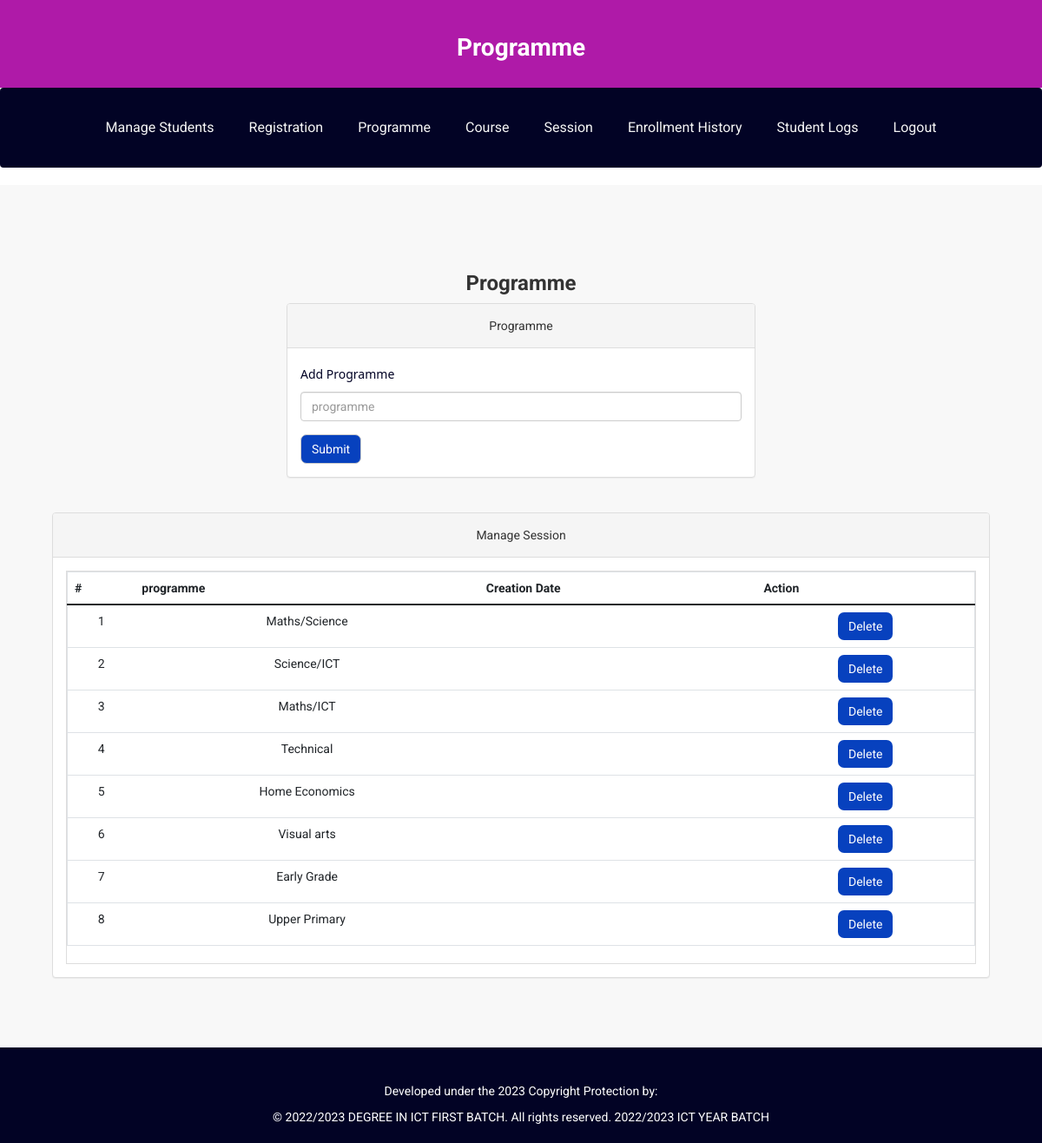
/onlinecourse/admin/department.php (signed in), run on the app's committed database.
### tables this page shows
CREATE TABLE `programme` (
  `id` int(11) NOT NULL,
  `program` varchar(255) NOT NULL,
  `category` varchar(255) NOT NULL
);

### onlinecourse/admin/department.php (the view, shortened to what this page needs)
<?php
include('includes/config.php');
if (strlen($_SESSION['alogin']) == 0) {
  header('location:index.php');
} else {
  ?>
  <!DOCTYPE html>
  <html xmlns="http://www.w3.org/1999/xhtml">
  <head>
    <link href="https://cdn.jsdelivr.net/npm/bootstrap@5.0.2/dist/css/bootstrap.min.css" rel="stylesheet"
>
    <link href="../assets/css/bootstrap.css" rel="stylesheet" />
    <link href="../assets/css/font-awesome.css" rel="stylesheet" />
    <link href="../assets/css/style.css" rel="stylesheet" />
  </head>
  <body>
    <div class="studensPortalHeader">
      <h1 class="studentPortal">Programme</h1>
    </div>
    <?php if ($_SESSION['alogin'] != "") {
      include('includes/menubar.php');
    }
    ?>
    <div class="content-wrapper">
      <div class="container">
        <div class="row">
          <div class="col-md-12">
            <h1 class="page-head-line">Programme </h1>
          </div>
        </div>
        <div class="row">
          <div class="col-md-3"></div>
          <div class="col-md-6">
            <div class="panel panel-default">
              <div class="panel-heading">
                Programme
              </div>
              <div class="panel-body">
                <form name="dept" method="post">
                  <div class="form-group">
                    <label for="Programme">Add Programme </label>
                    <input type="text" class="form-control" id="Programme" name="programme" placeholder="programme"
                      required />
                  </div>
                  <button type="submit" name="submit" class="btn btn-default">Submit</button>
                </form>
              </div>
            </div>
          </div>
        </div>
        <div class="col-md-12">
          <div class="panel panel-default">
            <div class="panel-heading">
              Manage Session
            </div>
            <div class="panel-body">
              <div class="table-responsive table-bordered">
                <table class="table">
                  <thead>
                    <tr>
                      <th>#</th>
                      <th>programme</th>
                      <th>Creation Date</th>
                      <th>Action</th>
                    </tr>
                  </thead>
                  <tbody>
                    <?php
                    $sql = mysqli_query($con, "select * from programme");
                    $cnt = 1;
                    while ($row = mysqli_fetch_array($sql)) {
                      ?>
                      <tr>
                        <td>
                          <?php echo $cnt; ?>
                        </td>
                        <td>
                          <?php echo htmlentities($row['program']); ?>
                        </td>
                        <td>
                        </td>
                        <td>
                          <a href="department.php?id=<?php echo $row['id'] ?>&del=delete"
                            onClick="return confirm('Are you sure you want to delete?')">
                            <button class="btn btn-primary">Delete</button>
                          </a>
                        </td>
                      </tr>
                      <?php
                      $cnt++;
                    } ?>
                  </tbody>
                </table>
              </div>
            </div>
          </div>
        </div>
      </div>
    </div>
    <?php include('includes/footer.php'); ?>
  </body>
  </html>
<?php } ?>

### onlinecourse/assets/css/style.css (style rules this page uses)
* { padding: 0; box-sizing: border-box; background-color: transparent; }
:root { --primaryColor: #af1aa8; --smoothWhite: rgb(247, 237, 246); --seconddary: #020325; }
body { font-family: "Roboto", sans-serif; line-height: 30px; }
.btn { border-radius: 7px; background-color: rgb(7, 65, 190) !important; color: white; font-weight: 400; }
.studensPortalHeader { background-color: var(--primaryColor); color: #fff; padding: 20px; text-align: center; }
.studentPortal { font-size: 28px; font-weight: bold; }
.content-wrapper { background-color: #f8f8f8; padding: 60px 0; text-align: center; }
.page-head-line { font-size: 24px; font-weight: bold; color: #333; }
.btn-primary { background-color: #007bff; border: none; color: #fff; }
form { text-align: left; }
label { font-family: "Segoe UI", Tahoma, Geneva, Verdana, sans-serif !important; font-weight: 500 !important; color: var(--seconddary) !important; }
.col-md-12 { margin-top: 20px; text-align: center; }

### data on the page
programme: program "Maths/Science"
programme: program "Science/ICT"
programme: program "Maths/ICT"
programme: program "Technical"
programme: program "Home Economics"
programme: program "Visual arts"
programme: program "Early Grade"
programme: program "Upper Primary"
